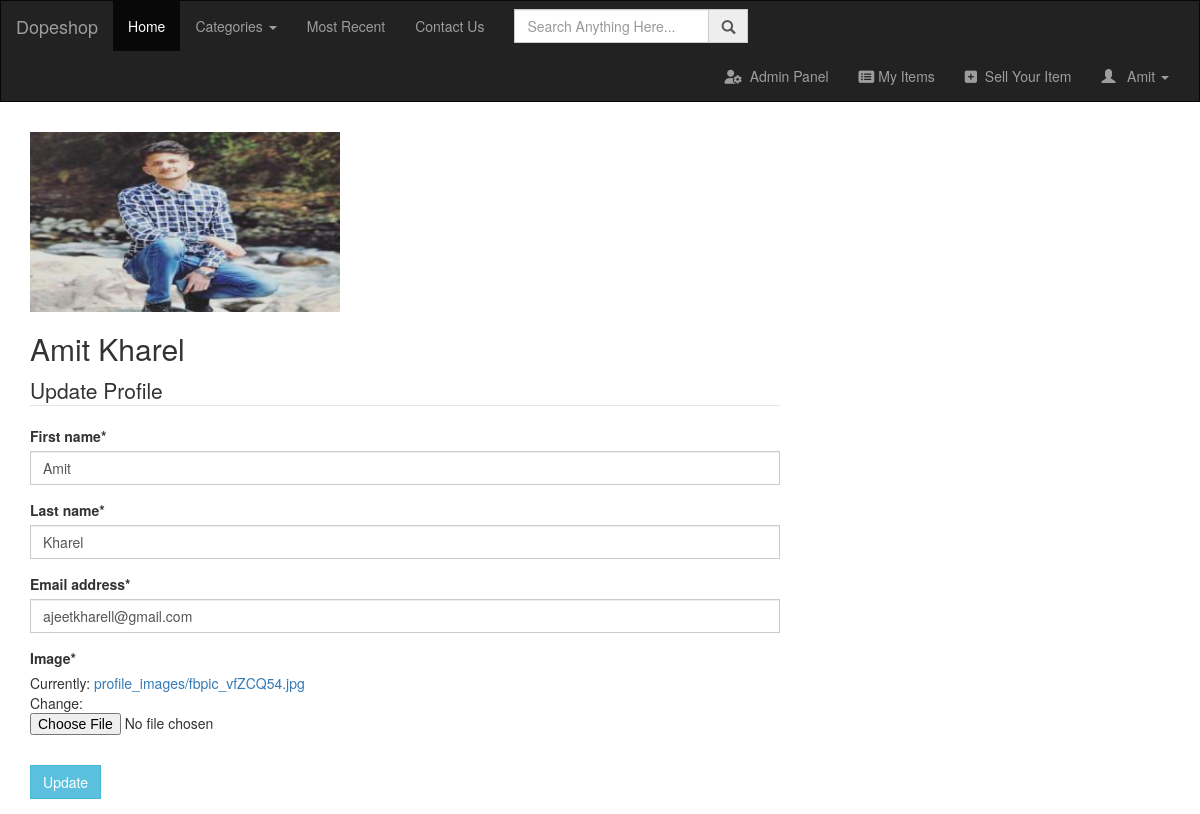
/profile/ (signed in), run on an earlier commit of the app's database.
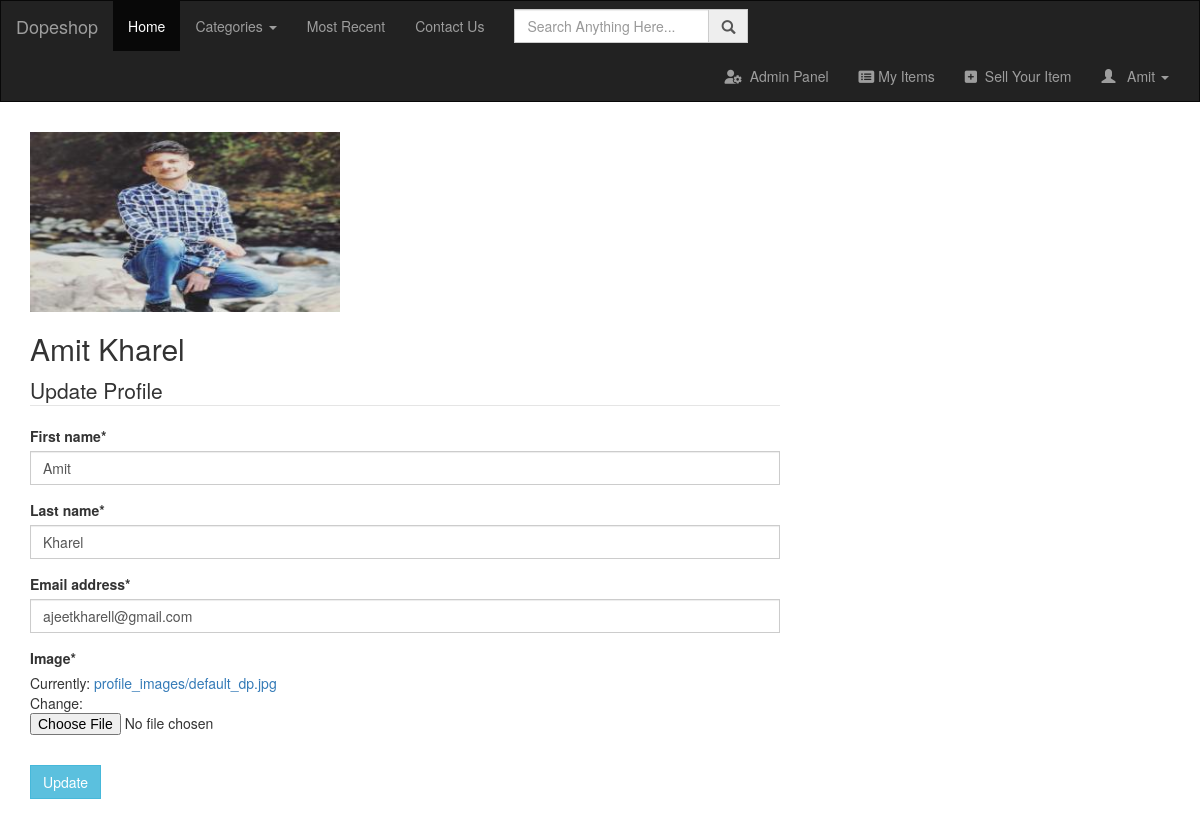
And on a later commit of the database.
### users/models.py (models this page shows, shortened)
class Owner(AbstractBaseUser):
    email = models.EmailField(
        verbose_name='email address',
        max_length=255,
        unique=True,
    )
    first_name = models.CharField(
        max_length=255,
        verbose_name="First Name",
    )
    last_name = models.CharField(
        max_length=255,
        verbose_name="Last Name",
    )
    is_active = models.BooleanField(default=True)
    is_admin = models.BooleanField(default=False)
    objects = MyUserManager()
    USERNAME_FIELD = 'email'
    REQUIRED_FIELDS = []
    @property
    def is_superuser(self):
        return self.is_admin

class Profile(models.Model):
    user = models.OneToOneField(Owner, on_delete=models.CASCADE)
    image = models.ImageField(default='default_dp.jpg', upload_to='profile_images')

### users/views.py (the view)
# urls.py: path('profile/', user_views.profile, name='owner-profile'),
@login_required
def profile(request):
    if request.method == "POST":
        u_form = UserUpdateForm(request.POST, instance=request.user)
        p_form = ProfileUpdateForm(request.POST, request.FILES, instance=request.user.profile)
        if u_form.is_valid() and p_form.is_valid():
            u_form.save()
            p_form.save()
            messages.success(request, "Profile updated successfully")
            return redirect('owner-profile')
    else:
        u_form = UserUpdateForm(instance=request.user)
        p_form = ProfileUpdateForm(instance=request.user.profile)
    context = {'u_form':u_form, 'p_form':p_form, 'title':'Profile'}
    return render(request, 'users/profile.html', context=context)

### users/forms.py
class UserUpdateForm(forms.ModelForm):
    first_name = forms.CharField(max_length=255, required=True)
    last_name = forms.CharField(max_length=255, required=True)
    class Meta:
        model = Owner
        fields = ['first_name', 'last_name', 'email']

class ProfileUpdateForm(forms.ModelForm):
    class Meta:
        model = Profile
        fields = ['image']

### users/templates/users/profile.html (shortened to what this page needs)
{% extends 'home/base.html' %}
{% load crispy_forms_tags %}
{% block content %}
    <div class="content-section">
        <img style="height: 190px; width: 310px;padding-top: 10px;" src="{{ user.profile.image.url }}" class="rounded-circle account-img" alt="">
        <div>
            <h2>{{ user.first_name }} {{ user.last_name }} </h2>
        </div>
        <form action="" method="POST" enctype='multipart/form-data'>
            <fieldset class="form-group">
                <legend class="border-bottom mb-4">
                    Update Profile
                </legend>
                {{ u_form | crispy }}
                {{ p_form | crispy }}
            </fieldset>
            <div class="form-group">
                <button class="btn btn-info" type="submit">Update</button>
            </div>
        </form>
    </div>
{% endblock content %}

### home/templates/home/base.html (shortened to what this page needs)
{% load static %}
<!DOCTYPE html>
<html lang="en">
<head>
    <link rel="stylesheet" href="https://maxcdn.bootstrapcdn.com/bootstrap/3.3.7/css/bootstrap.min.css">
  </head>
<body>
  <div class="navbar navbar-inverse">
  <div class="container-fluid">
    <div class="row">
        <div class="col-lg-12">
            <div class="navbar-header">
                <a  href="{% url 'shop-home' %}" class="navbar-brand">Dopeshop</a>
            </div>
            <div class="navbar-collapse collapse" id="mobile_menu">
                <ul class="nav navbar-nav">
                    <li class="active"><a href="{% url 'shop-home' %}">Home</a></li>
                    <li><a href="" class="dropdown-toggle" data-toggle="dropdown">Categories <span class="caret"></span></a>
                    </li>
                    <li><a href="#">Most Recent</a></li>
                    <li><a href="{% url 'shop-contact' %}">Contact Us</a></li>
                </ul>
                <ul class="nav navbar-nav">
                    <li>
                        <form action="" class="navbar-form" role="search" id="navBarSearchForm">
                            <div class="form-group">
                                <div class="input-group">
                                    <input type="search" name="search" id="" placeholder="Search Anything Here..." class="form-control">
                                    <span class="input-group-addon"><span class="glyphicon glyphicon-search"></span></span>
                                </div>
                            </div>
                        </form>
                    </li>
                </ul>
                <ul class="nav navbar-nav navbar-right">
                    {% if user.is_authenticated %}
                        {% if user.is_superuser %}
                            <li><a href="/admin"><i class="fas fa-user-cog"></i> &nbsp;Admin Panel</span></a></li>
                        {% endif %}
                        <li><a href="{% url 'owner-item-detail' user.pk user.first_name %}"><i class="fas fa-list-alt"></i>&nbsp;My Items</span></a></li>
                        <li><a href="{% url 'item-create' %}"><i class="fas fa-plus-square"></i> &nbsp;Sell Your Item</span></a></li>
                        <li><a href="#" class="dropdown-toggle" data-toggle="dropdown"><span class="glyphicon glyphicon-user"></span> &nbsp; {{ user.first_name }} <span class="caret"></span></a>
                        </li>
                    {% endif %}
                </ul>
            </div>
        </div>
    </div>
</div>
</div>
    <main role="main" class="container">
        <div class="row">
            <div class="col-md-8">
                <div class="content-section">
                    {% block content %}{% endblock content %}
                </div>
            </div>
        </div>
    </main>
</body>
</html>

What changed in the data, as far as the page shows it:
changed Owner "Amit": profile.image: picture removed, a placeholder shows
Also different on the page:
text no longer shown: "Image * Currently: profile_images/fbpic_vfZCQ54.jpg Change:"
text now shown: "Image * Currently: profile_images/default_dp.jpg Change:"
